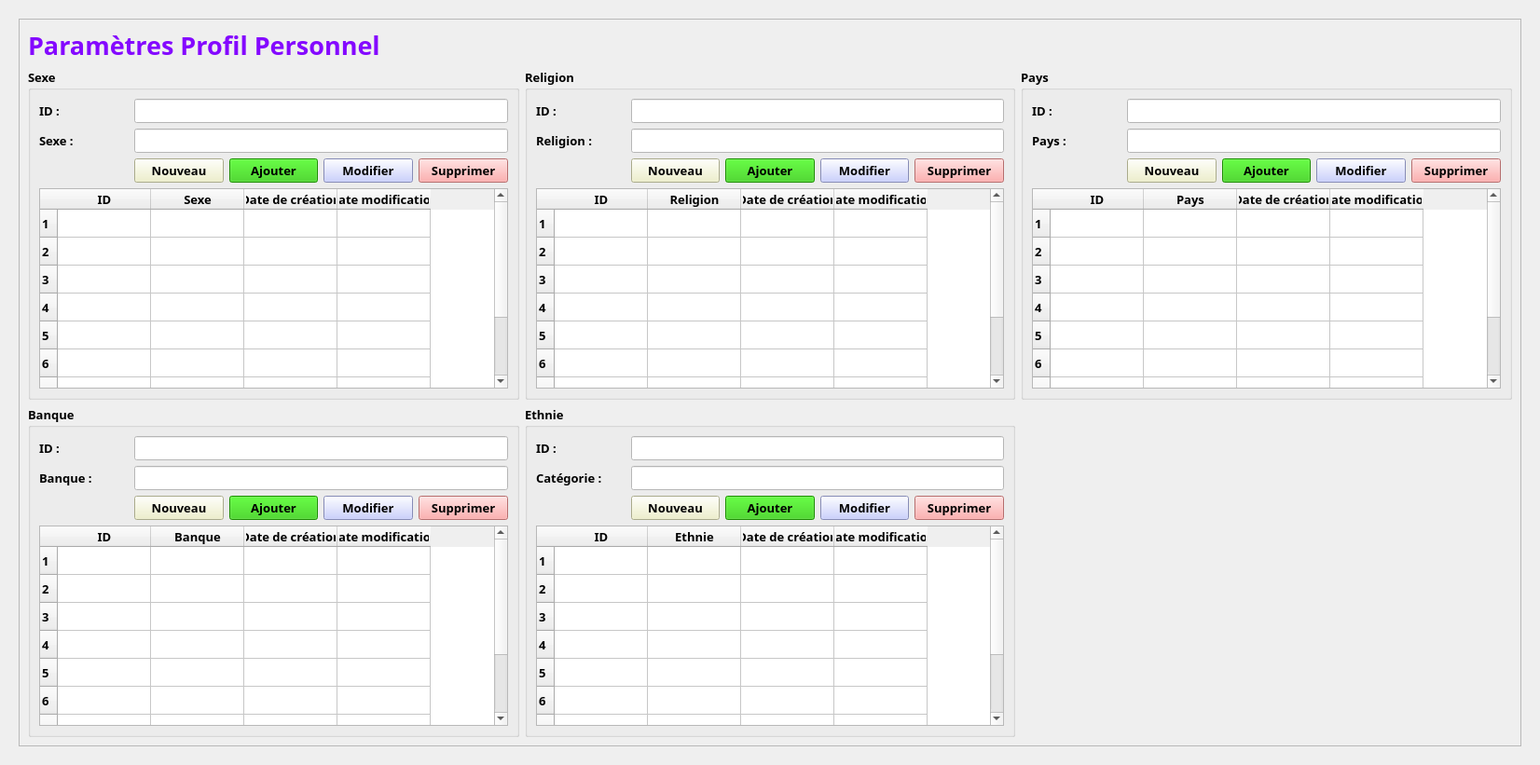
<?xml version="1.0" encoding="UTF-8"?>
<ui version="4.0">
 <class>ParametreProfilPersonnel</class>
 <widget class="QWidget" name="ParametreProfilPersonnel">
  <property name="geometry">
   <rect>
    <x>0</x>
    <y>0</y>
    <width>1652</width>
    <height>821</height>
   </rect>
  </property>
  <property name="windowTitle">
   <string>Form</string>
  </property>
  <layout class="QGridLayout" name="gridLayout">
   <item row="0" column="0">
    <widget class="QWidget" name="widget" native="true">
     <layout class="QGridLayout" name="gridLayout_2">
      <item row="0" column="0">
       <widget class="QScrollArea" name="scrollArea">
        <property name="widgetResizable">
         <bool>true</bool>
        </property>
        <widget class="QWidget" name="scrollAreaWidgetContents_2">
         <property name="geometry">
          <rect>
           <x>0</x>
           <y>0</y>
           <width>1606</width>
           <height>775</height>
          </rect>
         </property>
         <layout class="QGridLayout" name="gridLayout_3">
          <item row="1" column="2">
           <widget class="QGroupBox" name="groupBox_5">
            <property name="font">
             <font>
              <family>Corbel</family>
              <pointsize>10</pointsize>
              <weight>75</weight>
              <bold>true</bold>
             </font>
            </property>
            <property name="title">
             <string>Pays</string>
            </property>
            <layout class="QGridLayout" name="gridLayout_8">
             <item row="0" column="0">
              <widget class="QLabel" name="label_10">
               <property name="font">
                <font>
                 <family>Corbel</family>
                 <pointsize>10</pointsize>
                 <weight>75</weight>
                 <bold>true</bold>
                </font>
               </property>
               <property name="text">
                <string>ID :</string>
               </property>
              </widget>
             </item>
             <item row="0" column="1" colspan="4">
              <widget class="QLineEdit" name="txt_id_pays">
               <property name="font">
                <font>
                 <family>Corbel</family>
                 <pointsize>10</pointsize>
                 <weight>75</weight>
                 <bold>true</bold>
                </font>
               </property>
               <property name="styleSheet">
                <string notr="true">background-color: rgb(255, 255, 255);
border-color: rgb(0, 0, 0);</string>
               </property>
              </widget>
             </item>
             <item row="1" column="0">
              <widget class="QLabel" name="label_11">
               <property name="font">
                <font>
                 <family>Corbel</family>
                 <pointsize>10</pointsize>
                 <weight>75</weight>
                 <bold>true</bold>
                </font>
               </property>
               <property name="text">
                <string>Pays :</string>
               </property>
              </widget>
             </item>
             <item row="1" column="1" colspan="4">
              <widget class="QLineEdit" name="txt_pays">
               <property name="font">
                <font>
                 <family>Corbel</family>
                 <pointsize>10</pointsize>
                 <weight>75</weight>
                 <bold>true</bold>
                </font>
               </property>
               <property name="styleSheet">
                <string notr="true">background-color: rgb(255, 255, 255);
border-color: rgb(0, 0, 0);</string>
               </property>
              </widget>
             </item>
             <item row="2" column="1">
              <widget class="QPushButton" name="btn_nouveau_pays">
               <property name="font">
                <font>
                 <family>Corbel</family>
                 <pointsize>10</pointsize>
                 <weight>75</weight>
                 <bold>true</bold>
                </font>
               </property>
               <property name="styleSheet">
                <string notr="true">background-color: rgb(238, 240, 195);</string>
               </property>
               <property name="text">
                <string>Nouveau</string>
               </property>
              </widget>
             </item>
             <item row="2" column="2">
              <widget class="QPushButton" name="btn_ajouter_pays">
               <property name="font">
                <font>
                 <family>Corbel</family>
                 <pointsize>10</pointsize>
                 <weight>75</weight>
                 <bold>true</bold>
                </font>
               </property>
               <property name="styleSheet">
                <string notr="true">background-color: rgb(36, 198, 0);</string>
               </property>
               <property name="text">
                <string>Ajouter</string>
               </property>
              </widget>
             </item>
             <item row="2" column="3">
              <widget class="QPushButton" name="btn_modifier_pays">
               <property name="font">
                <font>
                 <family>Corbel</family>
                 <pointsize>10</pointsize>
                 <weight>75</weight>
                 <bold>true</bold>
                </font>
               </property>
               <property name="styleSheet">
                <string notr="true">background-color: rgb(188, 195, 255);</string>
               </property>
               <property name="text">
                <string>Modifier</string>
               </property>
              </widget>
             </item>
             <item row="2" column="4">
              <widget class="QPushButton" name="btn_supprimer_pays">
               <property name="font">
                <font>
                 <family>Corbel</family>
                 <pointsize>10</pointsize>
                 <weight>75</weight>
                 <bold>true</bold>
                </font>
               </property>
               <property name="styleSheet">
                <string notr="true">background-color: rgb(255, 152, 152);</string>
               </property>
               <property name="text">
                <string>Supprimer</string>
               </property>
              </widget>
             </item>
             <item row="3" column="0" colspan="5">
              <widget class="QTableWidget" name="tableWidget_affichage_pays">
               <property name="font">
                <font>
                 <family>Corbel</family>
                 <pointsize>10</pointsize>
                 <weight>75</weight>
                 <bold>true</bold>
                </font>
               </property>
               <row>
                <property name="text">
                 <string>1</string>
                </property>
               </row>
               <row>
                <property name="text">
                 <string>2</string>
                </property>
               </row>
               <row>
                <property name="text">
                 <string>3</string>
                </property>
               </row>
               <row>
                <property name="text">
                 <string>4</string>
                </property>
               </row>
               <row>
                <property name="text">
                 <string>5</string>
                </property>
               </row>
               <row>
                <property name="text">
                 <string>6</string>
                </property>
               </row>
               <row>
                <property name="text">
                 <string>7</string>
                </property>
               </row>
               <row>
                <property name="text">
                 <string>8</string>
                </property>
               </row>
               <row>
                <property name="text">
                 <string>10</string>
                </property>
               </row>
               <column>
                <property name="text">
                 <string>ID</string>
                </property>
               </column>
               <column>
                <property name="text">
                 <string>Pays</string>
                </property>
               </column>
               <column>
                <property name="text">
                 <string>Date de création</string>
                </property>
               </column>
               <column>
                <property name="text">
                 <string>Date modification</string>
                </property>
               </column>
              </widget>
             </item>
            </layout>
           </widget>
          </item>
          <item row="1" column="0">
           <widget class="QGroupBox" name="groupBox">
            <property name="font">
             <font>
              <family>Corbel</family>
              <pointsize>10</pointsize>
              <weight>75</weight>
              <bold>true</bold>
             </font>
            </property>
            <property name="title">
             <string>Sexe</string>
            </property>
            <layout class="QGridLayout" name="gridLayout_4">
             <item row="0" column="0">
              <widget class="QLabel" name="label_3">
               <property name="font">
                <font>
                 <family>Corbel</family>
                 <pointsize>10</pointsize>
                 <weight>75</weight>
                 <bold>true</bold>
                </font>
               </property>
               <property name="text">
                <string>ID :</string>
               </property>
              </widget>
             </item>
             <item row="0" column="1" colspan="4">
              <widget class="QLineEdit" name="txt_id_sexe">
               <property name="font">
                <font>
                 <family>Corbel</family>
                 <pointsize>10</pointsize>
                 <weight>75</weight>
                 <bold>true</bold>
                </font>
               </property>
               <property name="styleSheet">
                <string notr="true">background-color: rgb(255, 255, 255);
border-color: rgb(0, 0, 0);</string>
               </property>
              </widget>
             </item>
             <item row="1" column="0">
              <widget class="QLabel" name="label_2">
               <property name="font">
                <font>
                 <family>Corbel</family>
                 <pointsize>10</pointsize>
                 <weight>75</weight>
                 <bold>true</bold>
                </font>
               </property>
               <property name="text">
                <string>Sexe :</string>
               </property>
              </widget>
             </item>
             <item row="1" column="1" colspan="4">
              <widget class="QLineEdit" name="txt_sexe">
               <property name="font">
                <font>
                 <family>Corbel</family>
                 <pointsize>10</pointsize>
                 <weight>75</weight>
                 <bold>true</bold>
                </font>
               </property>
               <property name="styleSheet">
                <string notr="true">background-color: rgb(255, 255, 255);
border-color: rgb(0, 0, 0);</string>
               </property>
              </widget>
             </item>
             <item row="2" column="1">
              <widget class="QPushButton" name="btn_nouveau_sexe">
               <property name="font">
                <font>
                 <family>Corbel</family>
                 <pointsize>10</pointsize>
                 <weight>75</weight>
                 <bold>true</bold>
                </font>
               </property>
               <property name="styleSheet">
                <string notr="true">background-color: rgb(238, 240, 195);</string>
               </property>
               <property name="text">
                <string>Nouveau</string>
               </property>
              </widget>
             </item>
             <item row="2" column="2">
              <widget class="QPushButton" name="btn_ajouter_sexe">
               <property name="font">
                <font>
                 <family>Corbel</family>
                 <pointsize>10</pointsize>
                 <weight>75</weight>
                 <bold>true</bold>
                </font>
               </property>
               <property name="styleSheet">
                <string notr="true">background-color: rgb(36, 198, 0);</string>
               </property>
               <property name="text">
                <string>Ajouter</string>
               </property>
              </widget>
             </item>
             <item row="2" column="3">
              <widget class="QPushButton" name="btn_modifier_sexe">
               <property name="font">
                <font>
                 <family>Corbel</family>
                 <pointsize>10</pointsize>
                 <weight>75</weight>
                 <bold>true</bold>
                </font>
               </property>
               <property name="styleSheet">
                <string notr="true">background-color: rgb(188, 195, 255);</string>
               </property>
               <property name="text">
                <string>Modifier</string>
               </property>
              </widget>
             </item>
             <item row="2" column="4">
              <widget class="QPushButton" name="btn_supprimer_sexe">
               <property name="font">
                <font>
                 <family>Corbel</family>
                 <pointsize>10</pointsize>
                 <weight>75</weight>
                 <bold>true</bold>
                </font>
               </property>
               <property name="styleSheet">
                <string notr="true">background-color: rgb(255, 152, 152);</string>
               </property>
               <property name="text">
                <string>Supprimer</string>
               </property>
              </widget>
             </item>
             <item row="3" column="0" colspan="5">
              <widget class="QTableWidget" name="tableWidget_affichage_sexe">
               <property name="font">
                <font>
                 <family>Corbel</family>
                 <pointsize>10</pointsize>
                 <weight>75</weight>
                 <bold>true</bold>
                </font>
               </property>
               <row>
                <property name="text">
                 <string>1</string>
                </property>
               </row>
               <row>
                <property name="text">
                 <string>2</string>
                </property>
               </row>
               <row>
                <property name="text">
                 <string>3</string>
                </property>
               </row>
               <row>
                <property name="text">
                 <string>4</string>
                </property>
               </row>
               <row>
                <property name="text">
                 <string>5</string>
                </property>
               </row>
               <row>
                <property name="text">
                 <string>6</string>
                </property>
               </row>
               <row>
                <property name="text">
                 <string>7</string>
                </property>
               </row>
               <row>
                <property name="text">
                 <string>8</string>
                </property>
               </row>
               <row>
                <property name="text">
                 <string>10</string>
                </property>
               </row>
               <column>
                <property name="text">
                 <string>ID</string>
                </property>
               </column>
               <column>
                <property name="text">
                 <string>Sexe</string>
                </property>
               </column>
               <column>
                <property name="text">
                 <string>Date de création</string>
                </property>
               </column>
               <column>
                <property name="text">
                 <string>Date modification</string>
                </property>
               </column>
              </widget>
             </item>
            </layout>
           </widget>
          </item>
          <item row="1" column="1">
           <widget class="QGroupBox" name="groupBox_2">
            <property name="font">
             <font>
              <family>Corbel</family>
              <pointsize>10</pointsize>
              <weight>75</weight>
              <bold>true</bold>
             </font>
            </property>
            <property name="title">
             <string>Religion</string>
            </property>
            <layout class="QGridLayout" name="gridLayout_5">
             <item row="0" column="0">
              <widget class="QLabel" name="label_4">
               <property name="font">
                <font>
                 <family>Corbel</family>
                 <pointsize>10</pointsize>
                 <weight>75</weight>
                 <bold>true</bold>
                </font>
               </property>
               <property name="text">
                <string>ID :</string>
               </property>
              </widget>
             </item>
             <item row="0" column="1" colspan="4">
              <widget class="QLineEdit" name="txt_id_religion">
               <property name="font">
                <font>
                 <family>Corbel</family>
                 <pointsize>10</pointsize>
                 <weight>75</weight>
                 <bold>true</bold>
                </font>
               </property>
               <property name="styleSheet">
                <string notr="true">background-color: rgb(255, 255, 255);
border-color: rgb(0, 0, 0);</string>
               </property>
              </widget>
             </item>
             <item row="1" column="0">
              <widget class="QLabel" name="label_5">
               <property name="font">
                <font>
                 <family>Corbel</family>
                 <pointsize>10</pointsize>
                 <weight>75</weight>
                 <bold>true</bold>
                </font>
               </property>
               <property name="text">
                <string>Religion :</string>
               </property>
              </widget>
             </item>
             <item row="1" column="1" colspan="4">
              <widget class="QLineEdit" name="txt_religion">
               <property name="font">
                <font>
                 <family>Corbel</family>
                 <pointsize>10</pointsize>
                 <weight>75</weight>
                 <bold>true</bold>
                </font>
               </property>
               <property name="styleSheet">
                <string notr="true">background-color: rgb(255, 255, 255);
border-color: rgb(0, 0, 0);</string>
               </property>
              </widget>
             </item>
             <item row="2" column="1">
              <widget class="QPushButton" name="btn_nouveau_religion">
               <property name="font">
                <font>
                 <family>Corbel</family>
                 <pointsize>10</pointsize>
                 <weight>75</weight>
                 <bold>true</bold>
                </font>
               </property>
               <property name="styleSheet">
                <string notr="true">background-color: rgb(238, 240, 195);</string>
               </property>
               <property name="text">
                <string>Nouveau</string>
               </property>
              </widget>
             </item>
             <item row="2" column="2">
              <widget class="QPushButton" name="btn_ajouter_religion">
               <property name="font">
                <font>
                 <family>Corbel</family>
                 <pointsize>10</pointsize>
                 <weight>75</weight>
                 <bold>true</bold>
                </font>
               </property>
               <property name="styleSheet">
                <string notr="true">background-color: rgb(36, 198, 0);</string>
               </property>
               <property name="text">
                <string>Ajouter</string>
               </property>
              </widget>
             </item>
             <item row="2" column="3">
              <widget class="QPushButton" name="btn_modifier_religion">
               <property name="font">
                <font>
                 <family>Corbel</family>
                 <pointsize>10</pointsize>
                 <weight>75</weight>
                 <bold>true</bold>
                </font>
               </property>
               <property name="styleSheet">
                <string notr="true">background-color: rgb(188, 195, 255);</string>
               </property>
               <property name="text">
                <string>Modifier</string>
               </property>
              </widget>
             </item>
             <item row="2" column="4">
              <widget class="QPushButton" name="btn_supprimer_religion">
               <property name="font">
                <font>
                 <family>Corbel</family>
                 <pointsize>10</pointsize>
                 <weight>75</weight>
                 <bold>true</bold>
                </font>
               </property>
               <property name="styleSheet">
                <string notr="true">background-color: rgb(255, 152, 152);</string>
               </property>
               <property name="text">
                <string>Supprimer</string>
               </property>
              </widget>
             </item>
             <item row="3" column="0" colspan="5">
              <widget class="QTableWidget" name="tableWidget_affichage_religion">
               <property name="font">
                <font>
                 <family>Corbel</family>
                 <pointsize>10</pointsize>
                 <weight>75</weight>
                 <bold>true</bold>
                </font>
               </property>
               <row>
                <property name="text">
                 <string>1</string>
                </property>
               </row>
               <row>
                <property name="text">
                 <string>2</string>
                </property>
               </row>
               <row>
                <property name="text">
                 <string>3</string>
                </property>
               </row>
               <row>
                <property name="text">
                 <string>4</string>
                </property>
               </row>
               <row>
                <property name="text">
                 <string>5</string>
                </property>
               </row>
               <row>
                <property name="text">
                 <string>6</string>
                </property>
               </row>
               <row>
                <property name="text">
                 <string>7</string>
                </property>
               </row>
               <row>
                <property name="text">
                 <string>8</string>
                </property>
               </row>
               <row>
                <property name="text">
                 <string>10</string>
                </property>
               </row>
               <column>
                <property name="text">
                 <string>ID</string>
                </property>
               </column>
               <column>
                <property name="text">
                 <string>Religion</string>
                </property>
               </column>
               <column>
                <property name="text">
                 <string>Date de création</string>
                </property>
               </column>
               <column>
                <property name="text">
                 <string>Date modification</string>
                </property>
               </column>
              </widget>
             </item>
            </layout>
           </widget>
          </item>
          <item row="2" column="1">
           <widget class="QGroupBox" name="groupBox_4">
            <property name="font">
             <font>
              <family>Corbel</family>
              <pointsize>10</pointsize>
              <weight>75</weight>
              <bold>true</bold>
             </font>
            </property>
            <property name="title">
             <string>Ethnie</string>
            </property>
            <layout class="QGridLayout" name="gridLayout_7">
             <item row="0" column="0">
              <widget class="QLabel" name="label_8">
               <property name="font">
                <font>
                 <family>Corbel</family>
                 <pointsize>10</pointsize>
                 <weight>75</weight>
                 <bold>true</bold>
                </font>
               </property>
               <property name="text">
                <string>ID :</string>
               </property>
              </widget>
             </item>
             <item row="0" column="1" colspan="4">
              <widget class="QLineEdit" name="txt_id_ethnie">
               <property name="font">
                <font>
                 <family>Corbel</family>
                 <pointsize>10</pointsize>
                 <weight>75</weight>
                 <bold>true</bold>
                </font>
               </property>
               <property name="styleSheet">
                <string notr="true">background-color: rgb(255, 255, 255);
border-color: rgb(0, 0, 0);</string>
               </property>
              </widget>
             </item>
             <item row="1" column="0">
              <widget class="QLabel" name="label_9">
               <property name="font">
                <font>
                 <family>Corbel</family>
                 <pointsize>10</pointsize>
                 <weight>75</weight>
                 <bold>true</bold>
                </font>
               </property>
               <property name="text">
                <string>Catégorie :</string>
               </property>
              </widget>
             </item>
             <item row="1" column="1" colspan="4">
              <widget class="QLineEdit" name="txt_ethnie">
               <property name="font">
                <font>
                 <family>Corbel</family>
                 <pointsize>10</pointsize>
                 <weight>75</weight>
                 <bold>true</bold>
                </font>
               </property>
               <property name="styleSheet">
                <string notr="true">background-color: rgb(255, 255, 255);
border-color: rgb(0, 0, 0);</string>
               </property>
              </widget>
             </item>
             <item row="2" column="1">
              <widget class="QPushButton" name="btn_nouveau_ethnie">
               <property name="font">
                <font>
                 <family>Corbel</family>
                 <pointsize>10</pointsize>
                 <weight>75</weight>
                 <bold>true</bold>
                </font>
               </property>
               <property name="styleSheet">
                <string notr="true">background-color: rgb(238, 240, 195);</string>
               </property>
               <property name="text">
                <string>Nouveau</string>
               </property>
              </widget>
             </item>
             <item row="2" column="2">
              <widget class="QPushButton" name="btn_ajouter_ethnie">
               <property name="font">
                <font>
                 <family>Corbel</family>
                 <pointsize>10</pointsize>
                 <weight>75</weight>
                 <bold>true</bold>
                </font>
               </property>
               <property name="styleSheet">
                <string notr="true">background-color: rgb(36, 198, 0);</string>
               </property>
               <property name="text">
                <string>Ajouter</string>
               </property>
              </widget>
             </item>
             <item row="2" column="3">
              <widget class="QPushButton" name="btn_modifier_ethnie">
               <property name="font">
                <font>
                 <family>Corbel</family>
                 <pointsize>10</pointsize>
                 <weight>75</weight>
                 <bold>true</bold>
                </font>
               </property>
               <property name="styleSheet">
                <string notr="true">background-color: rgb(188, 195, 255);</string>
               </property>
               <property name="text">
                <string>Modifier</string>
               </property>
              </widget>
             </item>
             <item row="2" column="4">
              <widget class="QPushButton" name="btn_supprimer_ethnie">
               <property name="font">
                <font>
                 <family>Corbel</family>
                 <pointsize>10</pointsize>
                 <weight>75</weight>
                 <bold>true</bold>
                </font>
               </property>
               <property name="styleSheet">
                <string notr="true">background-color: rgb(255, 152, 152);</string>
               </property>
               <property name="text">
                <string>Supprimer</string>
               </property>
              </widget>
             </item>
             <item row="3" column="0" colspan="5">
              <widget class="QTableWidget" name="tableWidget_affichage_ethnie">
               <property name="font">
                <font>
                 <family>Corbel</family>
                 <pointsize>10</pointsize>
                 <weight>75</weight>
                 <bold>true</bold>
                </font>
               </property>
               <row>
                <property name="text">
                 <string>1</string>
                </property>
               </row>
               <row>
                <property name="text">
                 <string>2</string>
                </property>
               </row>
               <row>
                <property name="text">
                 <string>3</string>
                </property>
               </row>
               <row>
                <property name="text">
                 <string>4</string>
                </property>
               </row>
               <row>
                <property name="text">
                 <string>5</string>
                </property>
               </row>
               <row>
                <property name="text">
                 <string>6</string>
                </property>
               </row>
               <row>
                <property name="text">
                 <string>7</string>
                </property>
               </row>
               <row>
                <property name="text">
                 <string>8</string>
                </property>
               </row>
               <row>
                <property name="text">
                 <string>10</string>
                </property>
               </row>
               <column>
                <property name="text">
                 <string>ID</string>
                </property>
               </column>
               <column>
                <property name="text">
                 <string>Ethnie</string>
                </property>
               </column>
               <column>
                <property name="text">
                 <string>Date de création</string>
                </property>
               </column>
               <column>
                <property name="text">
                 <string>Date modification</string>
                </property>
               </column>
              </widget>
             </item>
            </layout>
           </widget>
          </item>
          <item row="2" column="0">
           <widget class="QGroupBox" name="groupBox_3">
            <property name="font">
             <font>
              <family>Corbel</family>
              <pointsize>10</pointsize>
              <weight>75</weight>
              <bold>true</bold>
             </font>
            </property>
            <property name="title">
             <string>Banque</string>
            </property>
            <layout class="QGridLayout" name="gridLayout_6">
             <item row="0" column="0">
              <widget class="QLabel" name="label_6">
               <property name="font">
                <font>
                 <family>Corbel</family>
                 <pointsize>10</pointsize>
                 <weight>75</weight>
                 <bold>true</bold>
                </font>
               </property>
               <property name="text">
                <string>ID :</string>
               </property>
              </widget>
             </item>
             <item row="0" column="1" colspan="4">
              <widget class="QLineEdit" name="txt_id_banque">
               <property name="font">
                <font>
                 <family>Corbel</family>
                 <pointsize>10</pointsize>
                 <weight>75</weight>
                 <bold>true</bold>
                </font>
               </property>
               <property name="styleSheet">
                <string notr="true">background-color: rgb(255, 255, 255);
border-color: rgb(0, 0, 0);</string>
               </property>
              </widget>
             </item>
             <item row="1" column="0">
              <widget class="QLabel" name="label_7">
               <property name="font">
                <font>
                 <family>Corbel</family>
                 <pointsize>10</pointsize>
                 <weight>75</weight>
                 <bold>true</bold>
                </font>
               </property>
               <property name="text">
                <string>Banque :</string>
               </property>
              </widget>
             </item>
             <item row="1" column="1" colspan="4">
              <widget class="QLineEdit" name="txt_banque">
               <property name="font">
                <font>
                 <family>Corbel</family>
                 <pointsize>10</pointsize>
                 <weight>75</weight>
                 <bold>true</bold>
                </font>
               </property>
               <property name="styleSheet">
                <string notr="true">background-color: rgb(255, 255, 255);
border-color: rgb(0, 0, 0);</string>
               </property>
              </widget>
             </item>
             <item row="2" column="1">
              <widget class="QPushButton" name="btn_nouveau_banque">
               <property name="font">
                <font>
                 <family>Corbel</family>
                 <pointsize>10</pointsize>
                 <weight>75</weight>
                 <bold>true</bold>
                </font>
               </property>
               <property name="styleSheet">
                <string notr="true">background-color: rgb(238, 240, 195);</string>
               </property>
               <property name="text">
                <string>Nouveau</string>
               </property>
              </widget>
             </item>
             <item row="2" column="2">
              <widget class="QPushButton" name="btn_ajouter_banque">
               <property name="font">
                <font>
                 <family>Corbel</family>
                 <pointsize>10</pointsize>
                 <weight>75</weight>
                 <bold>true</bold>
                </font>
               </property>
               <property name="styleSheet">
                <string notr="true">background-color: rgb(36, 198, 0);</string>
               </property>
               <property name="text">
                <string>Ajouter</string>
               </property>
              </widget>
             </item>
             <item row="2" column="3">
              <widget class="QPushButton" name="btn_modifier_banque">
               <property name="font">
                <font>
                 <family>Corbel</family>
                 <pointsize>10</pointsize>
                 <weight>75</weight>
                 <bold>true</bold>
                </font>
               </property>
               <property name="styleSheet">
                <string notr="true">background-color: rgb(188, 195, 255);</string>
               </property>
               <property name="text">
                <string>Modifier</string>
               </property>
              </widget>
             </item>
             <item row="2" column="4">
              <widget class="QPushButton" name="btn_supprimer_banque">
               <property name="font">
                <font>
                 <family>Corbel</family>
                 <pointsize>10</pointsize>
                 <weight>75</weight>
                 <bold>true</bold>
                </font>
               </property>
               <property name="styleSheet">
                <string notr="true">background-color: rgb(255, 152, 152);</string>
               </property>
               <property name="text">
                <string>Supprimer</string>
               </property>
              </widget>
             </item>
             <item row="3" column="0" colspan="5">
              <widget class="QTableWidget" name="tableWidget_affichage_banque">
               <property name="font">
                <font>
                 <family>Corbel</family>
                 <pointsize>10</pointsize>
                 <weight>75</weight>
                 <bold>true</bold>
                </font>
               </property>
               <row>
                <property name="text">
                 <string>1</string>
                </property>
               </row>
               <row>
                <property name="text">
                 <string>2</string>
                </property>
               </row>
               <row>
                <property name="text">
                 <string>3</string>
                </property>
               </row>
               <row>
                <property name="text">
                 <string>4</string>
                </property>
               </row>
               <row>
                <property name="text">
                 <string>5</string>
                </property>
               </row>
               <row>
                <property name="text">
                 <string>6</string>
                </property>
               </row>
               <row>
                <property name="text">
                 <string>7</string>
                </property>
               </row>
               <row>
                <property name="text">
                 <string>8</string>
                </property>
               </row>
               <row>
                <property name="text">
                 <string>10</string>
                </property>
               </row>
               <column>
                <property name="text">
                 <string>ID</string>
                </property>
               </column>
               <column>
                <property name="text">
                 <string>Banque</string>
                </property>
               </column>
               <column>
                <property name="text">
                 <string>Date de création</string>
                </property>
               </column>
               <column>
                <property name="text">
                 <string>Date modification</string>
                </property>
               </column>
              </widget>
             </item>
            </layout>
           </widget>
          </item>
          <item row="0" column="0" colspan="3">
           <widget class="QLabel" name="label">
            <property name="font">
             <font>
              <family>Corbel</family>
              <pointsize>20</pointsize>
              <weight>75</weight>
              <bold>true</bold>
             </font>
            </property>
            <property name="focusPolicy">
             <enum>Qt::NoFocus</enum>
            </property>
            <property name="styleSheet">
             <string notr="true">color: rgb(132, 8, 255);</string>
            </property>
            <property name="text">
             <string>Paramètres Profil Personnel</string>
            </property>
           </widget>
          </item>
         </layout>
        </widget>
       </widget>
      </item>
     </layout>
    </widget>
   </item>
  </layout>
 </widget>
 <resources/>
 <connections/>
</ui>
